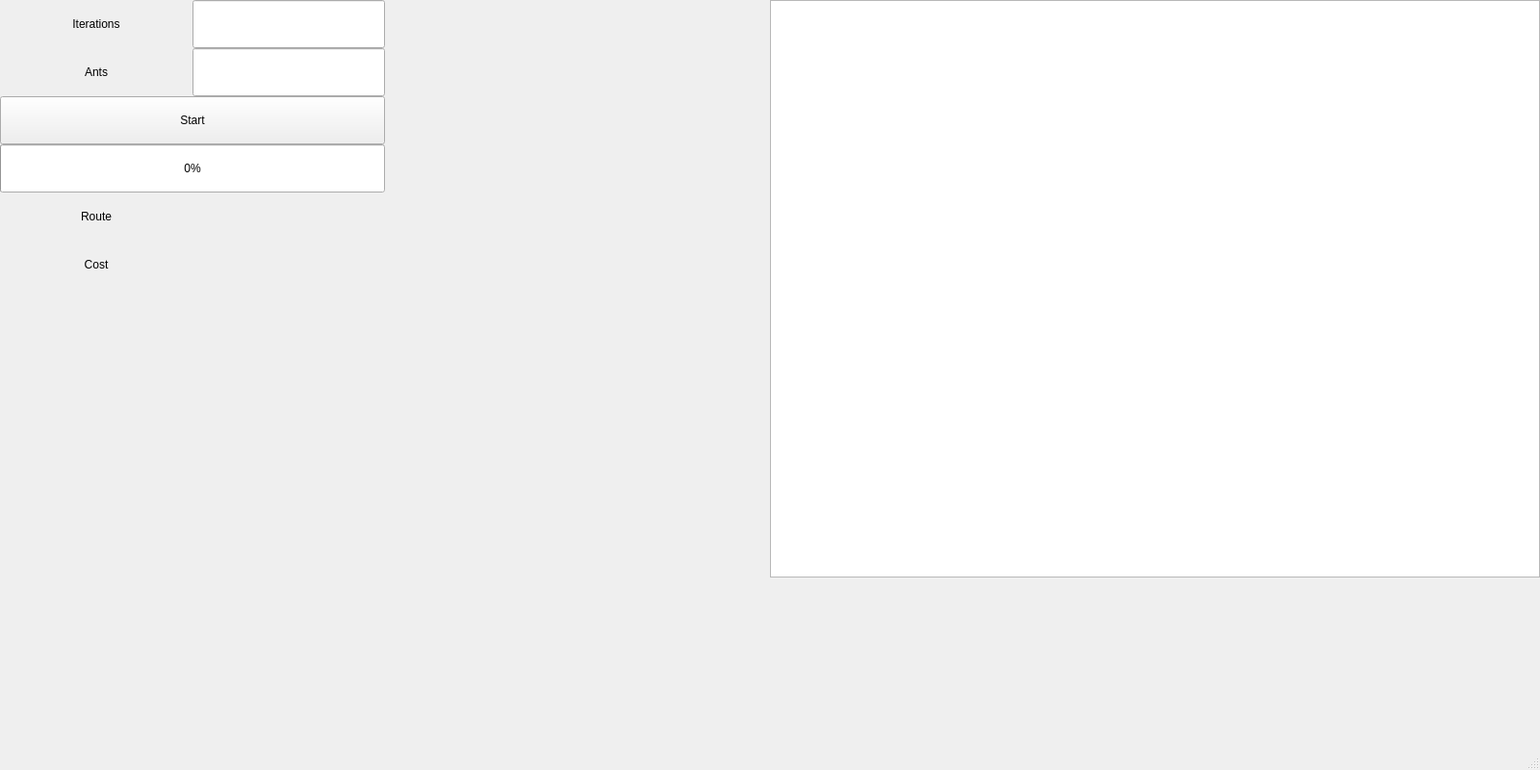
<?xml version="1.0" encoding="UTF-8"?>
<ui version="4.0">
 <class>MainWindow</class>
 <widget class="QMainWindow" name="MainWindow">
  <property name="geometry">
   <rect>
    <x>0</x>
    <y>0</y>
    <width>1600</width>
    <height>800</height>
   </rect>
  </property>
  <property name="windowTitle">
   <string>MainWindow</string>
  </property>
  <widget class="QWidget" name="centralwidget">
   <widget class="QGraphicsView" name="graphicsView">
    <property name="geometry">
     <rect>
      <x>800</x>
      <y>0</y>
      <width>800</width>
      <height>600</height>
     </rect>
    </property>
   </widget>
   <widget class="QPushButton" name="pushButton">
    <property name="geometry">
     <rect>
      <x>0</x>
      <y>100</y>
      <width>400</width>
      <height>50</height>
     </rect>
    </property>
    <property name="text">
     <string>Start</string>
    </property>
   </widget>
   <widget class="QProgressBar" name="progressBar">
    <property name="geometry">
     <rect>
      <x>0</x>
      <y>150</y>
      <width>400</width>
      <height>50</height>
     </rect>
    </property>
    <property name="value">
     <number>0</number>
    </property>
    <property name="alignment">
     <set>Qt::AlignLeading|Qt::AlignLeft|Qt::AlignVCenter</set>
    </property>
    <property name="invertedAppearance">
     <bool>false</bool>
    </property>
   </widget>
   <widget class="QLabel" name="label">
    <property name="geometry">
     <rect>
      <x>200</x>
      <y>200</y>
      <width>200</width>
      <height>50</height>
     </rect>
    </property>
    <property name="text">
     <string/>
    </property>
   </widget>
   <widget class="QLineEdit" name="lineEdit">
    <property name="geometry">
     <rect>
      <x>200</x>
      <y>0</y>
      <width>200</width>
      <height>50</height>
     </rect>
    </property>
   </widget>
   <widget class="QLineEdit" name="lineEdit_2">
    <property name="geometry">
     <rect>
      <x>200</x>
      <y>50</y>
      <width>200</width>
      <height>50</height>
     </rect>
    </property>
   </widget>
   <widget class="QLabel" name="label_2">
    <property name="geometry">
     <rect>
      <x>200</x>
      <y>250</y>
      <width>200</width>
      <height>50</height>
     </rect>
    </property>
    <property name="text">
     <string/>
    </property>
   </widget>
   <widget class="QLabel" name="label_3">
    <property name="geometry">
     <rect>
      <x>0</x>
      <y>0</y>
      <width>200</width>
      <height>50</height>
     </rect>
    </property>
    <property name="text">
     <string>Iterations</string>
    </property>
    <property name="scaledContents">
     <bool>false</bool>
    </property>
    <property name="alignment">
     <set>Qt::AlignCenter</set>
    </property>
   </widget>
   <widget class="QLabel" name="label_4">
    <property name="geometry">
     <rect>
      <x>0</x>
      <y>50</y>
      <width>200</width>
      <height>50</height>
     </rect>
    </property>
    <property name="text">
     <string>Ants</string>
    </property>
    <property name="alignment">
     <set>Qt::AlignCenter</set>
    </property>
   </widget>
   <widget class="QLabel" name="label_5">
    <property name="geometry">
     <rect>
      <x>0</x>
      <y>200</y>
      <width>200</width>
      <height>50</height>
     </rect>
    </property>
    <property name="text">
     <string>Route</string>
    </property>
    <property name="alignment">
     <set>Qt::AlignCenter</set>
    </property>
   </widget>
   <widget class="QLabel" name="label_6">
    <property name="geometry">
     <rect>
      <x>0</x>
      <y>250</y>
      <width>200</width>
      <height>50</height>
     </rect>
    </property>
    <property name="text">
     <string>Cost</string>
    </property>
    <property name="alignment">
     <set>Qt::AlignCenter</set>
    </property>
   </widget>
  </widget>
  <widget class="QMenuBar" name="menubar">
   <property name="geometry">
    <rect>
     <x>0</x>
     <y>0</y>
     <width>1600</width>
     <height>21</height>
    </rect>
   </property>
  </widget>
  <widget class="QStatusBar" name="statusbar"/>
 </widget>
 <resources/>
 <connections/>
</ui>
